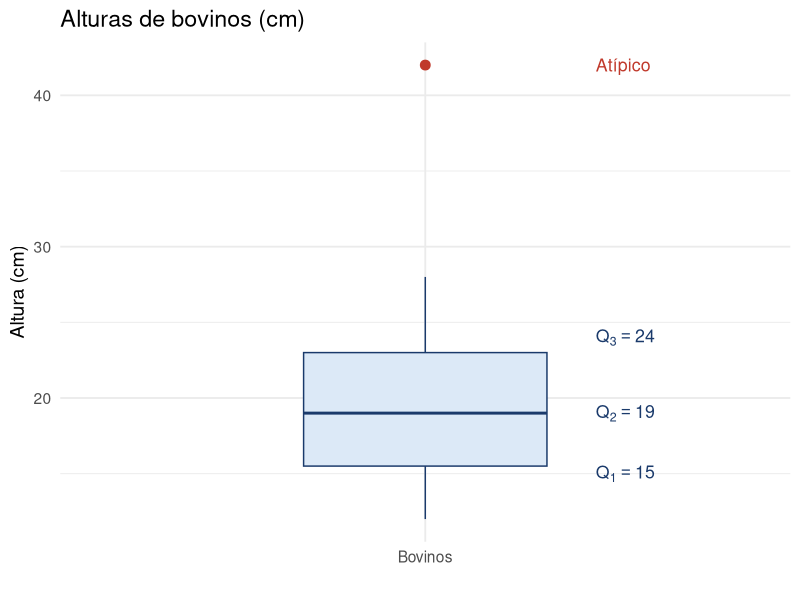

Reproduce this figure in R.
## ---- chunk 1
#| echo: false
#| fig-align: center
#| fig-height: 4.5
library(ggplot2)

alturas <- c(12, 14, 15, 15, 16, 17, 18, 19, 20, 21, 22, 24, 25, 28, 42)
df <- data.frame(altura = alturas, grupo = "Bovinos")

ggplot(df, aes(x = grupo, y = altura)) +
  geom_boxplot(
    fill     = "#dce9f7",
    color    = "#1a3a6b",
    width    = 0.4,
    outlier.color = "#c0392b",
    outlier.size  = 3
  ) +
  annotate("text", x = 1.28, y = 15,   label = expression(Q[1] == 15),  size = 4.5, color = "#1a3a6b", hjust = 0) +
  annotate("text", x = 1.28, y = 19,   label = expression(Q[2] == 19),  size = 4.5, color = "#1a3a6b", hjust = 0) +
  annotate("text", x = 1.28, y = 24,   label = expression(Q[3] == 24),  size = 4.5, color = "#1a3a6b", hjust = 0) +
  annotate("text", x = 1.28, y = 42,   label = "Atípico",               size = 4.5, color = "#c0392b", hjust = 0) +
  labs(title = "Alturas de bovinos (cm)", x = "", y = "Altura (cm)") +
  theme_minimal(base_size = 14)
